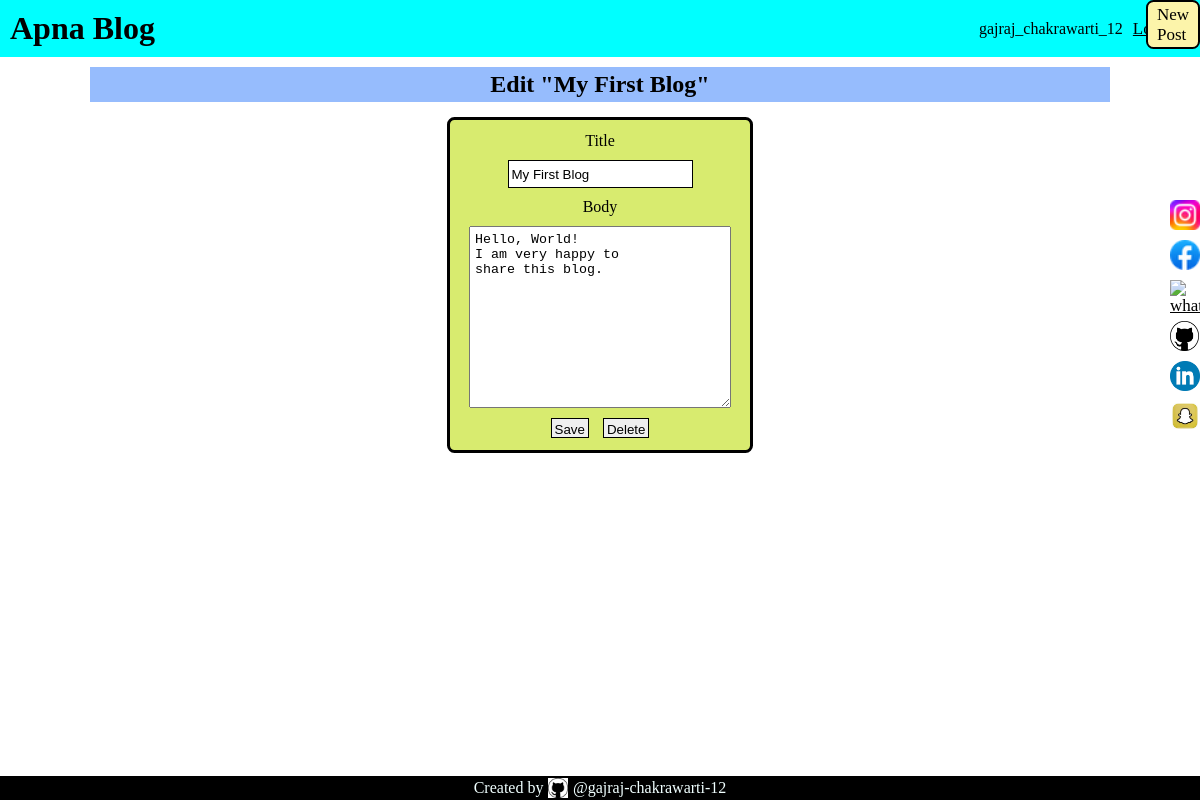
The page /1/update (signed in) on the database its author committed.
### tables this page shows
CREATE TABLE user (
  id INTEGER PRIMARY KEY AUTOINCREMENT,
  first_name VARCHAR(20) NOT NULL,
  last_name VARCHAR(20) NOT NULL,
  phone_number INTEGER(10) UNIQUE NOT NULL,
  email TEXT UNIQUE NOT NULl,
  username TEXT UNIQUE NOT NULL,
  password TEXT NOT NULL
);

CREATE TABLE post (
  id INTEGER PRIMARY KEY AUTOINCREMENT,
  author_id INTEGER NOT NULL,
  created TIMESTAMP NOT NULL DEFAULT CURRENT_TIMESTAMP,
  title TEXT NOT NULL,
  body TEXT NOT NULL,
  FOREIGN KEY (author_id) REFERENCES user (id)
);

### flaskr/blog.py (the view, shortened to what this page needs)
@bp.route('/<int:id>/update', methods=('GET', 'POST'))
@login_required
def update(id):
    post = get_post(id)
    return render_template('blog/update.html', post=post)

### flaskr/auth.py (called while the page is built)
@bp.before_app_request
def load_logged_in_user():
    user_id = session.get('user_id')
    if user_id is None:
        g.user = None
    else:
        g.user = get_db().execute(
            'SELECT * FROM user WHERE id = ?', (user_id,)
        ).fetchone()

def login_required(view):
    @functools.wraps(view)
    def wrapped_view(**kwargs):
        if g.user is None:
            return redirect(url_for('auth.login'))
        return view(**kwargs)
    return wrapped_view

### flaskr/blog.py (called while the page is built)
def get_post(id, check_author=True):
    post = get_db().execute(
        'SELECT p.id, title, body, created, author_id, username'
        ' FROM post p JOIN user u ON p.author_id = u.id'
        ' WHERE p.id = ?',
        (id,)
    ).fetchone()
    if post is None:
        abort(404, f"Post id {id} doesn't exist.")
    if check_author and post['author_id'] != g.user['id']:
        abort(403)
    return post

### flaskr/db.py (called while the page is built)
def get_db():
    if 'db' not in g:
        g.db = sqlite3.connect(
            current_app.config['DATABASE'],
            detect_types=sqlite3.PARSE_DECLTYPES
        )
        g.db.row_factory = sqlite3.Row
    return g.db

### flaskr/templates/blog/update.html
{% extends 'base.html' %}
{% block header %}
<h1>{% block title %}Edit "{{ post['title'] }}"{% endblock %}</h1>
{% endblock %}
{% block content %}
<div id="from">
  <form method="post">
    <label for="title">Title</label>
    <input name="title" id="title" value="{{ request.form['title'] or post['title'] }}" required>
    <label for="body">Body</label>
    <textarea name="body" id="body">{{ request.form['body'] or post['body'] }}</textarea>
    <div>
      <input type="submit" value="Save" style="margin: 0px 10px 0px 0px;">
      <form action="{{ url_for('blog.delete', id=post['id']) }}" method="post">
        <input class="danger" type="submit" value="Delete" onclick="return confirm('Are you sure?');">
      </form>
    </div>
  </form>
</div>
{% endblock %}

### flaskr/templates/base.html (shortened to what this page needs)
<!DOCTYPE html>
<html lang="en">
<head>
  <link rel="stylesheet" href="{{ url_for('static', filename='style.css')}}">
</head>
<body>
  <header id="header">
    <div class="headerdiv">
      {% if name %} <h1> {{ name }} </h1> {% else %} <h1>Apna Blog</h1> {% endif %}
    </div>
    <div class="headerdiv" id="headerdiv1">
      {% if g.user %}
      <object>{{ g.user['username'] }}</object>
      <a href="{{ url_for('auth.logout') }}">Log Out</a>
      {% else %}
      <a href="/auth/register">Register</a>
      <a href="/auth/login">Log In</a>
      {% endif %}
    </div>
  </header>
  {% if g.user %}
  <div class="new"> <a class="action" href="{{ url_for('blog.create') }}">New<br>Post</a></div>
  {% endif %}
  <div id="connectLink">
    <a href="https://www.instagram.com/gajraj_chakrawarti_12/"><img src="{{url_for('static',filename='instagram.png')}}"
        alt="instagram" id="instagram" class="img"></a>
    <a href="https://www.facebook.com/gajrajchakrawarti12"><img src="{{url_for('static',filename='facebook.png')}}"
        alt="facebook" id="facebook" class="img"></a>
    <a href="https://wa.me/qr/HBXBMXPYCLECN1"><img src="{{url_for('static',filename='whatsapp.png')}}" alt="whatsapp"
        id="whatsapp" class="img"></a>
    <a href="https://github.com/gajraj-chakrawarti-12"><img src="{{url_for('static',filename='github.png')}}"
        alt="github" class="img"></a>
    <a href="https://www.linkedin.com/in/gajraj-chakrawarti-356298297"><img
        src="{{url_for('static',filename='linkedin.png')}}" alt="linkedin" id="linkedin" class="img"></a>
    <a href="https://www.snapchat.com/add/chakravarti6687?share_id=ePaXTK3In34&locale=en-US"><img
        src="{{url_for('static',filename='snapchat.png')}}" alt="snapchat" id="snapchat" class="img"></a>
  </div>
  <div id="posts">
    <section class="content">
      <header>
        {% block header %}{% endblock %}
      </header>
      {% block content %}{% endblock %}
    </section>
  </div>
  <footer>
    <div id="footerdiv">
      <p>Created by </p><img src="{{url_for('static',filename='github.png')}}" alt="github" id="github">
      <p>@gajraj-chakrawarti-12</p>
    </div>
  </footer>
</body>
</html>

### flaskr/static/style.css (style rules this page uses)
* { margin: 0px; padding: 0px; }
#header { display: flex; background-color: cyan; }
.headerdiv { width: 50%; padding: 10px; display: flex; flex-wrap: wrap; align-items: center; gap: 10px; }
#headerdiv1 { justify-content: right; }
a { color: rgb(0, 0, 0); font-size: 17px; }
#connectLink { mix-blend-mode: multiply; display: flex; flex-direction: column; gap: 5px; width: 30px; height: auto; position: fixed; right: 0px; top: 25%; }
.img { height: 30px; object-fit: contain; }
#posts { display: flex; flex-wrap: wrap; justify-content: center; }
.posts, .content { width: 85%; }
.content>header { background-color: rgb(150, 188, 253); color: rgb(0, 0, 0); height: 35px; display: flex; justify-content: center; align-items: center; margin-top: 10px; }
#from, form { display: flex; flex-wrap: wrap; flex-direction: column; justify-content: center; align-items: center; }
form { gap: 10px; background-color: rgb(216, 235, 111); width: 300px; padding: 12px 0px; margin: 15px; border: 3px solid black; border-radius: 7.5px; }
input { height: 20px; padding: 3px; border: 1px solid black; }
footer { position: fixed; bottom: 0px; width: 100%; background-color: black; height: 24px; }
#footerdiv { display: flex; justify-content: center; color: azure; align-items: center; }
#github { height: 20px; padding: 2px 5px; }
textarea { width: 250px; height: 170px; padding: 5px; }
.new { display: flex; flex-wrap: wrap; position: fixed; background-color: rgb(252, 244, 170); height: 45px; width: 50px; justify-content: center; align-items: center; border: 2px solid black; border-radius: 7.5px; top: 0px; right: 0%; }
.new>a { text-decoration: none; }

### rows shown on the page
user: user.username "gajraj_chakrawarti_12"
post: title "My First Blog", body "Hello, World! I am very happy to share this blog."
